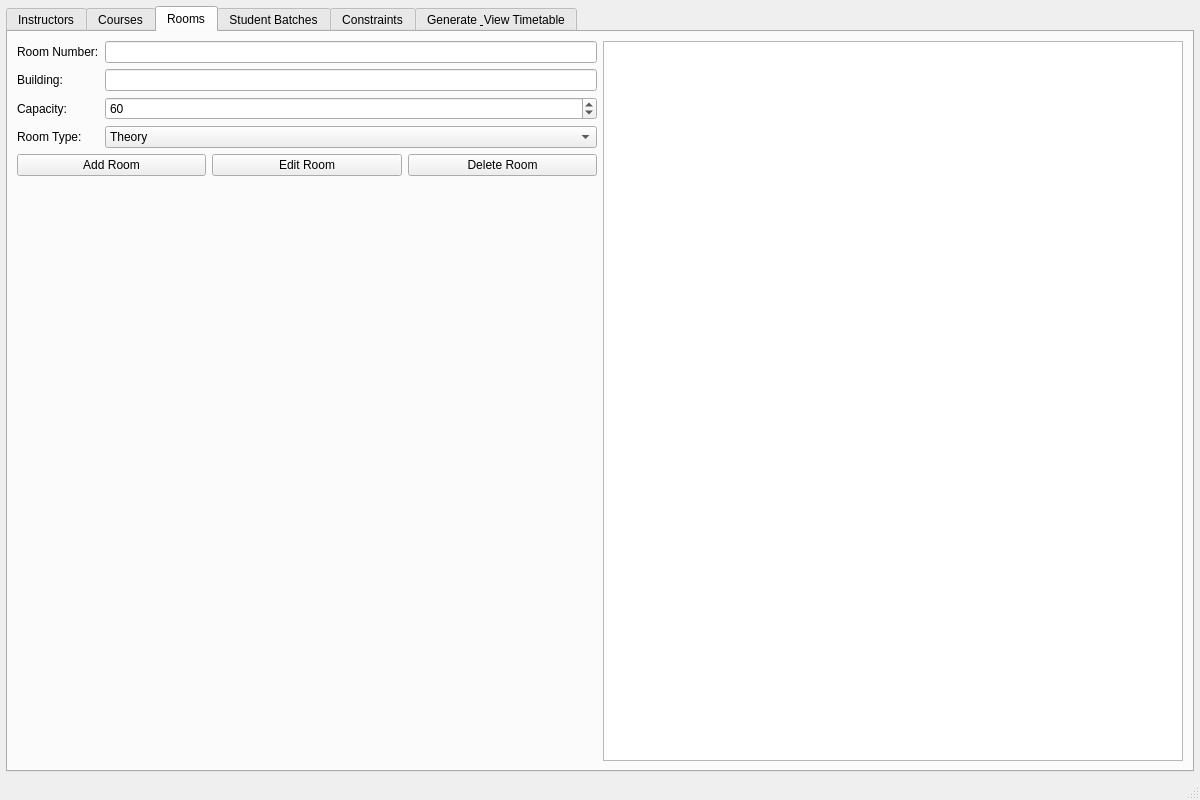
<?xml version="1.0" encoding="UTF-8"?>
<ui version="4.0">
 <class>MainWindow</class>
 <widget class="QMainWindow" name="MainWindow">
  <property name="geometry">
   <rect>
    <x>0</x>
    <y>0</y>
    <width>1200</width>
    <height>800</height>
   </rect>
  </property>
  <property name="windowTitle">
   <string>Routine Generator</string>
  </property>
  <widget class="QWidget" name="centralwidget">
   <layout class="QVBoxLayout" name="centralLayout">
    <property name="margin" stdset="0">
     <number>6</number>
    </property>
    <item>
     <widget class="QTabWidget" name="tabWidget">
      <property name="currentIndex">
       <number>2</number>
      </property>
      <widget class="QWidget" name="instTab">
       <attribute name="title">
        <string>Instructors</string>
       </attribute>
       <layout class="QHBoxLayout" name="instTabLayout">
        <item>
         <layout class="QVBoxLayout" name="instLeftLayout">
          <item>
           <layout class="QFormLayout" name="instForm">
            <item row="0" column="0">
             <widget class="QLabel" name="lblInstId">
              <property name="text">
               <string>Instructor ID:</string>
              </property>
             </widget>
            </item>
            <item row="0" column="1">
             <widget class="QLineEdit" name="instIdEdit"/>
            </item>
            <item row="1" column="0">
             <widget class="QLabel" name="lblInstName">
              <property name="text">
               <string>Instructor Name:</string>
              </property>
             </widget>
            </item>
            <item row="1" column="1">
             <widget class="QLineEdit" name="instNameEdit"/>
            </item>
            <item row="2" column="0">
             <widget class="QLabel" name="lblInstHours">
              <property name="text">
               <string>Max Weekly Hours:</string>
              </property>
             </widget>
            </item>
            <item row="2" column="1">
             <widget class="QSpinBox" name="instHoursSpin">
              <property name="minimum">
               <number>1</number>
              </property>
              <property name="maximum">
               <number>100</number>
              </property>
              <property name="value">
               <number>20</number>
              </property>
             </widget>
            </item>
            <item row="3" column="0">
             <widget class="QLabel" name="lblInstSubjectCount">
              <property name="text">
               <string>Number of Subjects:</string>
              </property>
             </widget>
            </item>
            <item row="3" column="1">
             <widget class="QSpinBox" name="instSubjectCountSpin">
              <property name="toolTip">
               <string>How many subjects will this instructor teach?</string>
              </property>
              <property name="minimum">
               <number>1</number>
              </property>
              <property name="maximum">
               <number>3</number>
              </property>
              <property name="value">
               <number>1</number>
              </property>
             </widget>
            </item>
           </layout>
          </item>
          <item>
           <layout class="QVBoxLayout" name="instSubjectLayout">
            <property name="spacing">
             <number>6</number>
            </property>
            <property name="margin" stdset="0">
             <number>0</number>
            </property>
           </layout>
          </item>
          <item>
           <layout class="QHBoxLayout" name="instBtnLayout">
            <item>
             <widget class="QPushButton" name="btnInstAdd">
              <property name="text">
               <string>Add Instructor</string>
              </property>
             </widget>
            </item>
            <item>
             <widget class="QPushButton" name="btnInstEdit">
              <property name="text">
               <string>Edit Instructor</string>
              </property>
             </widget>
            </item>
            <item>
             <widget class="QPushButton" name="btnInstDelete">
              <property name="text">
               <string>Delete Instructor</string>
              </property>
             </widget>
            </item>
           </layout>
          </item>
          <item>
           <spacer name="instSpacer">
            <property name="orientation">
             <enum>Qt::Orientation::Vertical</enum>
            </property>
            <property name="sizeHint" stdset="0">
             <size>
              <width>20</width>
              <height>40</height>
             </size>
            </property>
           </spacer>
          </item>
         </layout>
        </item>
        <item>
         <widget class="QListWidget" name="instList"/>
        </item>
       </layout>
      </widget>
      <widget class="QWidget" name="courseTab">
       <attribute name="title">
        <string>Courses</string>
       </attribute>
       <layout class="QHBoxLayout" name="courseTabLayout">
        <item>
         <layout class="QVBoxLayout" name="courseLeftLayout">
          <item>
           <layout class="QFormLayout" name="courseForm">
            <item row="0" column="0">
             <widget class="QLabel" name="lblCourseCode">
              <property name="text">
               <string>Course Code:</string>
              </property>
             </widget>
            </item>
            <item row="0" column="1">
             <widget class="QLineEdit" name="courseCodeEdit"/>
            </item>
            <item row="1" column="0">
             <widget class="QLabel" name="lblCourseName">
              <property name="text">
               <string>Course Name:</string>
              </property>
             </widget>
            </item>
            <item row="1" column="1">
             <widget class="QLineEdit" name="courseNameEdit"/>
            </item>
            <item row="2" column="0">
             <widget class="QLabel" name="lblCourseHours">
              <property name="text">
               <string>Credit Hours:</string>
              </property>
             </widget>
            </item>
            <item row="2" column="1">
             <widget class="QSpinBox" name="courseHoursSpin">
              <property name="minimum">
               <number>1</number>
              </property>
              <property name="maximum">
               <number>20</number>
              </property>
              <property name="value">
               <number>3</number>
              </property>
             </widget>
            </item>
           </layout>
          </item>
          <item>
           <layout class="QHBoxLayout" name="courseBtnLayout">
            <item>
             <widget class="QPushButton" name="btnCourseAdd">
              <property name="text">
               <string>Add Course</string>
              </property>
             </widget>
            </item>
            <item>
             <widget class="QPushButton" name="btnCourseEdit">
              <property name="text">
               <string>Edit Course</string>
              </property>
             </widget>
            </item>
            <item>
             <widget class="QPushButton" name="btnCourseDelete">
              <property name="text">
               <string>Delete Course</string>
              </property>
             </widget>
            </item>
           </layout>
          </item>
          <item>
           <spacer name="courseSpacer">
            <property name="orientation">
             <enum>Qt::Orientation::Vertical</enum>
            </property>
            <property name="sizeHint" stdset="0">
             <size>
              <width>20</width>
              <height>40</height>
             </size>
            </property>
           </spacer>
          </item>
         </layout>
        </item>
        <item>
         <widget class="QListWidget" name="courseList"/>
        </item>
       </layout>
      </widget>
      <widget class="QWidget" name="roomTab">
       <attribute name="title">
        <string>Rooms</string>
       </attribute>
       <layout class="QHBoxLayout" name="roomTabLayout">
        <item>
         <layout class="QVBoxLayout" name="roomLeftLayout">
          <item>
           <layout class="QFormLayout" name="roomForm">
            <item row="0" column="0">
             <widget class="QLabel" name="lblRoomId">
              <property name="text">
               <string>Room Number:</string>
              </property>
             </widget>
            </item>
            <item row="0" column="1">
             <widget class="QLineEdit" name="roomIdEdit"/>
            </item>
            <item row="1" column="0">
             <widget class="QLabel" name="lblRoomBuilding">
              <property name="text">
               <string>Building:</string>
              </property>
             </widget>
            </item>
            <item row="1" column="1">
             <widget class="QLineEdit" name="roomBuildingEdit"/>
            </item>
            <item row="2" column="0">
             <widget class="QLabel" name="lblRoomCap">
              <property name="text">
               <string>Capacity:</string>
              </property>
             </widget>
            </item>
            <item row="2" column="1">
             <widget class="QSpinBox" name="roomCapSpin">
              <property name="minimum">
               <number>1</number>
              </property>
              <property name="maximum">
               <number>500</number>
              </property>
              <property name="value">
               <number>60</number>
              </property>
             </widget>
            </item>
            <item row="3" column="0">
             <widget class="QLabel" name="lblRoomType">
              <property name="text">
               <string>Room Type:</string>
              </property>
             </widget>
            </item>
            <item row="3" column="1">
             <widget class="QComboBox" name="roomTypeCombo">
              <item>
               <property name="text">
                <string>Theory</string>
               </property>
              </item>
              <item>
               <property name="text">
                <string>Lab</string>
               </property>
              </item>
              <item>
               <property name="text">
                <string>Auditorium</string>
               </property>
              </item>
             </widget>
            </item>
           </layout>
          </item>
          <item>
           <layout class="QHBoxLayout" name="roomBtnLayout">
            <item>
             <widget class="QPushButton" name="btnRoomAdd">
              <property name="text">
               <string>Add Room</string>
              </property>
             </widget>
            </item>
            <item>
             <widget class="QPushButton" name="btnRoomEdit">
              <property name="text">
               <string>Edit Room</string>
              </property>
             </widget>
            </item>
            <item>
             <widget class="QPushButton" name="btnRoomDelete">
              <property name="text">
               <string>Delete Room</string>
              </property>
             </widget>
            </item>
           </layout>
          </item>
          <item>
           <spacer name="roomSpacer">
            <property name="orientation">
             <enum>Qt::Orientation::Vertical</enum>
            </property>
            <property name="sizeHint" stdset="0">
             <size>
              <width>20</width>
              <height>40</height>
             </size>
            </property>
           </spacer>
          </item>
         </layout>
        </item>
        <item>
         <widget class="QListWidget" name="roomList"/>
        </item>
       </layout>
      </widget>
      <widget class="QWidget" name="batchTab">
       <attribute name="title">
        <string>Student Batches</string>
       </attribute>
       <layout class="QHBoxLayout" name="batchTabLayout">
        <item>
         <layout class="QVBoxLayout" name="batchLeftLayout">
          <item>
           <layout class="QFormLayout" name="batchForm">
            <item row="0" column="0">
             <widget class="QLabel" name="lblBatchId">
              <property name="text">
               <string>Batch Name:</string>
              </property>
             </widget>
            </item>
            <item row="0" column="1">
             <widget class="QLineEdit" name="batchIdEdit"/>
            </item>
            <item row="1" column="0">
             <widget class="QLabel" name="lblBatchDept">
              <property name="text">
               <string>Department:</string>
              </property>
             </widget>
            </item>
            <item row="1" column="1">
             <widget class="QLineEdit" name="batchDeptEdit"/>
            </item>
            <item row="2" column="0">
             <widget class="QLabel" name="lblBatchStrength">
              <property name="text">
               <string>Strength:</string>
              </property>
             </widget>
            </item>
            <item row="2" column="1">
             <widget class="QSpinBox" name="batchStrengthSpin">
              <property name="minimum">
               <number>1</number>
              </property>
              <property name="maximum">
               <number>200</number>
              </property>
              <property name="value">
               <number>45</number>
              </property>
             </widget>
            </item>
            <item row="3" column="0">
             <widget class="QLabel" name="lblBatchProg">
              <property name="text">
               <string>Program:</string>
              </property>
             </widget>
            </item>
            <item row="3" column="1">
             <widget class="QComboBox" name="batchProgCombo">
              <item>
               <property name="text">
                <string>BIT</string>
               </property>
              </item>
              <item>
               <property name="text">
                <string>BCE</string>
               </property>
              </item>
              <item>
               <property name="text">
                <string>BCS</string>
               </property>
              </item>
             </widget>
            </item>
           </layout>
          </item>
          <item>
           <layout class="QHBoxLayout" name="batchBtnLayout">
            <item>
             <widget class="QPushButton" name="btnBatchAdd">
              <property name="text">
               <string>Add Batch</string>
              </property>
             </widget>
            </item>
            <item>
             <widget class="QPushButton" name="btnBatchEdit">
              <property name="text">
               <string>Edit Batch</string>
              </property>
             </widget>
            </item>
            <item>
             <widget class="QPushButton" name="btnBatchDelete">
              <property name="text">
               <string>Delete Batch</string>
              </property>
             </widget>
            </item>
           </layout>
          </item>
          <item>
           <spacer name="batchSpacer">
            <property name="orientation">
             <enum>Qt::Orientation::Vertical</enum>
            </property>
            <property name="sizeHint" stdset="0">
             <size>
              <width>20</width>
              <height>40</height>
             </size>
            </property>
           </spacer>
          </item>
         </layout>
        </item>
        <item>
         <widget class="QListWidget" name="batchList"/>
        </item>
       </layout>
      </widget>
      <widget class="QWidget" name="constraintsTab">
       <attribute name="title">
        <string>Constraints</string>
       </attribute>
       <layout class="QHBoxLayout" name="constraintsTabLayout">
        <item>
         <widget class="QSplitter" name="constraintsSplitter">
          <property name="orientation">
           <enum>Qt::Orientation::Horizontal</enum>
          </property>
          <widget class="QScrollArea" name="constraintsScroll">
           <property name="frameShape">
            <enum>QFrame::Shape::NoFrame</enum>
           </property>
           <property name="horizontalScrollBarPolicy">
            <enum>Qt::ScrollBarPolicy::ScrollBarAsNeeded</enum>
           </property>
           <property name="widgetResizable">
            <bool>true</bool>
           </property>
           <widget class="QWidget" name="constraintsInner">
            <property name="geometry">
             <rect>
              <x>0</x>
              <y>0</y>
              <width>778</width>
              <height>812</height>
             </rect>
            </property>
            <layout class="QVBoxLayout" name="constraintsInnerLayout">
             <property name="spacing">
              <number>16</number>
             </property>
             <property name="leftMargin">
              <number>10</number>
             </property>
             <property name="topMargin">
              <number>10</number>
             </property>
             <property name="rightMargin">
              <number>20</number>
             </property>
             <property name="bottomMargin">
              <number>10</number>
             </property>
             <item>
              <widget class="QLabel" name="constraintsHeaderLbl">
               <property name="styleSheet">
                <string>font-size: 18px; font-weight: bold;</string>
               </property>
               <property name="text">
                <string>⚙  Constraints &amp; Rules</string>
               </property>
              </widget>
             </item>
             <item>
              <widget class="QLabel" name="constraintsSubLbl">
               <property name="text">
                <string>Configure scheduling constraints and run a feasibility check before generating the timetable.</string>
               </property>
               <property name="wordWrap">
                <bool>true</bool>
               </property>
              </widget>
             </item>
             <item>
              <widget class="QGroupBox" name="daysGroup">
               <property name="title">
                <string>Working Days  (unchecked = holiday, sessions never placed)</string>
               </property>
               <layout class="QGridLayout" name="daysLayout">
                <property name="spacing">
                 <number>8</number>
                </property>
                <item row="0" column="0">
                 <widget class="QCheckBox" name="dayCheck0">
                  <property name="text">
                   <string>Sun</string>
                  </property>
                  <property name="checked">
                   <bool>true</bool>
                  </property>
                 </widget>
                </item>
                <item row="0" column="1">
                 <widget class="QCheckBox" name="dayCheck1">
                  <property name="text">
                   <string>Mon</string>
                  </property>
                  <property name="checked">
                   <bool>true</bool>
                  </property>
                 </widget>
                </item>
                <item row="0" column="2">
                 <widget class="QCheckBox" name="dayCheck2">
                  <property name="text">
                   <string>Tue</string>
                  </property>
                  <property name="checked">
                   <bool>true</bool>
                  </property>
                 </widget>
                </item>
                <item row="0" column="3">
                 <widget class="QCheckBox" name="dayCheck3">
                  <property name="text">
                   <string>Wed</string>
                  </property>
                  <property name="checked">
                   <bool>true</bool>
                  </property>
                 </widget>
                </item>
                <item row="1" column="0">
                 <widget class="QCheckBox" name="dayCheck4">
                  <property name="text">
                   <string>Thu</string>
                  </property>
                  <property name="checked">
                   <bool>true</bool>
                  </property>
                 </widget>
                </item>
                <item row="1" column="1">
                 <widget class="QCheckBox" name="dayCheck5">
                  <property name="text">
                   <string>Fri</string>
                  </property>
                  <property name="checked">
                   <bool>true</bool>
                  </property>
                 </widget>
                </item>
                <item row="1" column="2">
                 <widget class="QCheckBox" name="dayCheck6">
                  <property name="text">
                   <string>Sat</string>
                  </property>
                  <property name="checked">
                   <bool>false</bool>
                  </property>
                 </widget>
                </item>
               </layout>
              </widget>
             </item>
             <item>
              <widget class="QGroupBox" name="timeGroup">
               <property name="title">
                <string>Daily Time Window</string>
               </property>
               <layout class="QVBoxLayout" name="timeGroupLayout">
                <item>
                 <layout class="QHBoxLayout" name="timeRow1">
                  <item>
                   <widget class="QLabel" name="lblDayStart">
                    <property name="text">
                     <string>Day Start:</string>
                    </property>
                   </widget>
                  </item>
                  <item>
                   <widget class="QTimeEdit" name="dayStartEdit">
                    <property name="displayFormat">
                     <string>HH:mm</string>
                    </property>
                    <property name="time">
                     <time>
                      <hour>9</hour>
                      <minute>0</minute>
                      <second>0</second>
                     </time>
                    </property>
                   </widget>
                  </item>
                  <item>
                   <spacer name="timeRow1Spacer1">
                    <property name="orientation">
                     <enum>Qt::Orientation::Horizontal</enum>
                    </property>
                    <property name="sizeType">
                     <enum>QSizePolicy::Policy::Fixed</enum>
                    </property>
                    <property name="sizeHint" stdset="0">
                     <size>
                      <width>15</width>
                      <height>0</height>
                     </size>
                    </property>
                   </spacer>
                  </item>
                  <item>
                   <widget class="QLabel" name="lblDayEnd">
                    <property name="text">
                     <string>Day End:</string>
                    </property>
                   </widget>
                  </item>
                  <item>
                   <widget class="QTimeEdit" name="dayEndEdit">
                    <property name="displayFormat">
                     <string>HH:mm</string>
                    </property>
                    <property name="time">
                     <time>
                      <hour>17</hour>
                      <minute>0</minute>
                      <second>0</second>
                     </time>
                    </property>
                   </widget>
                  </item>
                  <item>
                   <spacer name="timeRow1Stretch">
                    <property name="orientation">
                     <enum>Qt::Orientation::Horizontal</enum>
                    </property>
                    <property name="sizeHint" stdset="0">
                     <size>
                      <width>40</width>
                      <height>0</height>
                     </size>
                    </property>
                   </spacer>
                  </item>
                 </layout>
                </item>
                <item>
                 <layout class="QHBoxLayout" name="timeRow2">
                  <item>
                   <widget class="QCheckBox" name="lunchEnabledCheck">
                    <property name="text">
                     <string>Enable Lunch Break</string>
                    </property>
                    <property name="checked">
                     <bool>true</bool>
                    </property>
                   </widget>
                  </item>
                  <item>
                   <spacer name="timeRow2Spacer1">
                    <property name="orientation">
                     <enum>Qt::Orientation::Horizontal</enum>
                    </property>
                    <property name="sizeType">
                     <enum>QSizePolicy::Policy::Fixed</enum>
                    </property>
                    <property name="sizeHint" stdset="0">
                     <size>
                      <width>15</width>
                      <height>0</height>
                     </size>
                    </property>
                   </spacer>
                  </item>
                  <item>
                   <widget class="QLabel" name="lblLunchStart">
                    <property name="text">
                     <string>Lunch Start:</string>
                    </property>
                   </widget>
                  </item>
                  <item>
                   <widget class="QTimeEdit" name="lunchStartEdit">
                    <property name="displayFormat">
                     <string>HH:mm</string>
                    </property>
                    <property name="time">
                     <time>
                      <hour>13</hour>
                      <minute>0</minute>
                      <second>0</second>
                     </time>
                    </property>
                   </widget>
                  </item>
                  <item>
                   <spacer name="timeRow2Spacer2">
                    <property name="orientation">
                     <enum>Qt::Orientation::Horizontal</enum>
                    </property>
                    <property name="sizeType">
                     <enum>QSizePolicy::Policy::Fixed</enum>
                    </property>
                    <property name="sizeHint" stdset="0">
                     <size>
                      <width>15</width>
                      <height>0</height>
                     </size>
                    </property>
                   </spacer>
                  </item>
                  <item>
                   <widget class="QLabel" name="lblLunchEnd">
                    <property name="text">
                     <string>Lunch End:</string>
                    </property>
                   </widget>
                  </item>
                  <item>
                   <widget class="QTimeEdit" name="lunchEndEdit">
                    <property name="displayFormat">
                     <string>HH:mm</string>
                    </property>
                    <property name="time">
                     <time>
                      <hour>14</hour>
                      <minute>0</minute>
                      <second>0</second>
                     </time>
                    </property>
                   </widget>
                  </item>
                  <item>
                   <spacer name="timeRow2Stretch">
                    <property name="orientation">
                     <enum>Qt::Orientation::Horizontal</enum>
                    </property>
                    <property name="sizeHint" stdset="0">
                     <size>
                      <width>40</width>
                      <height>0</height>
                     </size>
                    </property>
                   </spacer>
                  </item>
                 </layout>
                </item>
                <item>
                 <widget class="QLabel" name="capacityLabel">
                  <property name="text">
                   <string>Available capacity: —</string>
                  </property>
                 </widget>
                </item>
               </layout>
              </widget>
             </item>
             <item>
              <widget class="QGroupBox" name="rulesGroup">
               <property name="title">
                <string>Scheduling Rules</string>
               </property>
               <layout class="QVBoxLayout" name="rulesLayout">
                <property name="spacing">
                 <number>10</number>
                </property>
                <item>
                 <widget class="QCheckBox" name="ruleNoInstDoubleBook">
                  <property name="toolTip">
                   <string>Same instructor cannot be in two places at the same time</string>
                  </property>
                  <property name="text">
                   <string>No Instructor Clash</string>
                  </property>
                  <property name="checked">
                   <bool>true</bool>
                  </property>
                 </widget>
                </item>
                <item>
                 <widget class="QCheckBox" name="ruleNoRoomDoubleBook">
                  <property name="toolTip">
                   <string>Same room cannot hold two sessions at the same time</string>
                  </property>
                  <property name="text">
                   <string>No Room Clash</string>
                  </property>
                  <property name="checked">
                   <bool>true</bool>
                  </property>
                 </widget>
                </item>
                <item>
                 <widget class="QCheckBox" name="ruleNoBatchClash">
                  <property name="toolTip">
                   <string>Same batch cannot have two sessions at the same time</string>
                  </property>
                  <property name="text">
                   <string>No Batch Clash</string>
                  </property>
                  <property name="checked">
                   <bool>true</bool>
                  </property>
                 </widget>
                </item>
                <item>
                 <widget class="QCheckBox" name="ruleInstDayGap">
                  <property name="toolTip">
                   <string>Instructor needs at least one gap day between teaching days</string>
                  </property>
                  <property name="text">
                   <string>Instructor Day Gap</string>
                  </property>
                  <property name="checked">
                   <bool>true</bool>
                  </property>
                 </widget>
                </item>
                <item>
                 <widget class="QCheckBox" name="ruleNoSameSubjectConsec">
                  <property name="toolTip">
                   <string>A course can't repeat on back-to-back days for the same batch</string>
                  </property>
                  <property name="text">
                   <string>Subject Day Gap</string>
                  </property>
                  <property name="checked">
                   <bool>true</bool>
                  </property>
                 </widget>
                </item>
                <item>
                 <widget class="QCheckBox" name="ruleMaxWeeklyHours">
                  <property name="toolTip">
                   <string>No instructor exceeds their configured weekly hour limit</string>
                  </property>
                  <property name="text">
                   <string>Max Weekly Hours</string>
                  </property>
                  <property name="checked">
                   <bool>true</bool>
                  </property>
                 </widget>
                </item>
                <item>
                 <layout class="QHBoxLayout" name="consecRow">
                  <property name="leftMargin">
                   <number>0</number>
                  </property>
                  <property name="topMargin">
                   <number>0</number>
                  </property>
                  <property name="rightMargin">
                   <number>0</number>
                  </property>
                  <property name="bottomMargin">
                   <number>0</number>
                  </property>
                  <item>
                   <widget class="QCheckBox" name="ruleMaxConsecHoursEnabled">
                    <property name="toolTip">
                     <string>Caps consecutive teaching hours per instructor per day</string>
                    </property>
                    <property name="text">
                     <string>Max Daily Hours</string>
                    </property>
                    <property name="checked">
                     <bool>true</bool>
                    </property>
                   </widget>
                  </item>
                  <item>
                   <widget class="QSpinBox" name="maxConsecHoursSpin">
                    <property name="minimum">
                     <number>1</number>
                    </property>
                    <property name="maximum">
                     <number>12</number>
                    </property>
                    <property name="value">
                     <number>3</number>
                    </property>
                   </widget>
                  </item>
                  <item>
                   <spacer name="consecStretch">
                    <property name="orientation">
                     <enum>Qt::Orientation::Horizontal</enum>
                    </property>
                    <property name="sizeHint" stdset="0">
                     <size>
                      <width>40</width>
                      <height>0</height>
                     </size>
                    </property>
                   </spacer>
                  </item>
                 </layout>
                </item>
                <item>
                 <widget class="QCheckBox" name="ruleSubjectLock">
                  <property name="enabled">
                   <bool>false</bool>
                  </property>
                  <property name="toolTip">
                   <string>Instructors only teach their assigned subject(s) — always on, core to the data model</string>
                  </property>
                  <property name="text">
                   <string>Subject Lock (Locked)</string>
                  </property>
                  <property name="checked">
                   <bool>true</bool>
                  </property>
                 </widget>
                </item>
               </layout>
              </widget>
             </item>
             <item>
              <widget class="QPushButton" name="btnValidate">
               <property name="text">
                <string>✔  Validate Constraints</string>
               </property>
              </widget>
             </item>
             <item>
              <spacer name="constraintsBottomSpacer">
               <property name="orientation">
                <enum>Qt::Orientation::Vertical</enum>
               </property>
               <property name="sizeHint" stdset="0">
                <size>
                 <width>20</width>
                 <height>40</height>
                </size>
               </property>
              </spacer>
             </item>
            </layout>
           </widget>
          </widget>
          <widget class="QWidget" name="constraintsRightPanel">
           <layout class="QVBoxLayout" name="constraintsRightLayout">
            <property name="leftMargin">
             <number>10</number>
            </property>
            <property name="topMargin">
             <number>10</number>
            </property>
            <property name="rightMargin">
             <number>10</number>
            </property>
            <property name="bottomMargin">
             <number>10</number>
            </property>
            <item>
             <widget class="QLabel" name="validationOutputLbl">
              <property name="styleSheet">
               <string>font-size: 14px; font-weight: bold;</string>
              </property>
              <property name="text">
               <string>Validation Results:</string>
              </property>
             </widget>
            </item>
            <item>
             <widget class="QTextEdit" name="validationOutput">
              <property name="readOnly">
               <bool>true</bool>
              </property>
              <property name="placeholderText">
               <string>Click &quot;Validate Constraints&quot; to run a feasibility check...</string>
              </property>
             </widget>
            </item>
           </layout>
          </widget>
         </widget>
        </item>
       </layout>
      </widget>
      <widget class="QWidget" name="timetableTab">
       <attribute name="title">
        <string>Generate &amp; View Timetable</string>
       </attribute>
       <layout class="QHBoxLayout" name="timetableTabLayout">
        <item>
         <layout class="QVBoxLayout" name="timetableLeftLayout">
          <item>
           <widget class="QPushButton" name="btnOpenAddDialog">
            <property name="text">
             <string>+ Add Class Session</string>
            </property>
           </widget>
          </item>
          <item>
           <spacer name="ttSpacer1">
            <property name="orientation">
             <enum>Qt::Orientation::Vertical</enum>
            </property>
            <property name="sizeType">
             <enum>QSizePolicy::Policy::Fixed</enum>
            </property>
            <property name="sizeHint" stdset="0">
             <size>
              <width>0</width>
              <height>10</height>
             </size>
            </property>
           </spacer>
          </item>
          <item>
           <widget class="QPushButton" name="btnAutoGenerate">
            <property name="enabled">
             <bool>false</bool>
            </property>
            <property name="text">
             <string>Auto Generate Routine</string>
            </property>
           </widget>
          </item>
          <item>
           <widget class="QLabel" name="genStatusLabel">
            <property name="styleSheet">
             <string>color: #C25B3A; font-size: 12px;</string>
            </property>
            <property name="text">
             <string>⚠  Validate constraints first (Constraints tab) before generating.</string>
            </property>
            <property name="wordWrap">
             <bool>true</bool>
            </property>
           </widget>
          </item>
          <item>
           <spacer name="ttSpacer2">
            <property name="orientation">
             <enum>Qt::Orientation::Vertical</enum>
            </property>
            <property name="sizeType">
             <enum>QSizePolicy::Policy::Fixed</enum>
            </property>
            <property name="sizeHint" stdset="0">
             <size>
              <width>0</width>
              <height>10</height>
             </size>
            </property>
           </spacer>
          </item>
          <item>
           <widget class="QPushButton" name="btnSessionDelete">
            <property name="text">
             <string>Delete Class Session</string>
            </property>
           </widget>
          </item>
          <item>
           <spacer name="ttSpacer3">
            <property name="orientation">
             <enum>Qt::Orientation::Vertical</enum>
            </property>
            <property name="sizeType">
             <enum>QSizePolicy::Policy::Fixed</enum>
            </property>
            <property name="sizeHint" stdset="0">
             <size>
              <width>0</width>
              <height>30</height>
             </size>
            </property>
           </spacer>
          </item>
          <item>
           <widget class="QPushButton" name="btnResetAllData">
            <property name="text">
             <string>Reset All Data</string>
            </property>
           </widget>
          </item>
          <item>
           <spacer name="ttBottomSpacer">
            <property name="orientation">
             <enum>Qt::Orientation::Vertical</enum>
            </property>
            <property name="sizeHint" stdset="0">
             <size>
              <width>20</width>
              <height>40</height>
             </size>
            </property>
           </spacer>
          </item>
         </layout>
        </item>
        <item>
         <layout class="QVBoxLayout" name="timetableRightLayout">
          <item>
           <widget class="QTabWidget" name="timetableSubTabs">
            <property name="currentIndex">
             <number>0</number>
            </property>
            <widget class="QWidget" name="flatTab">
             <attribute name="title">
              <string>Schedule</string>
             </attribute>
             <layout class="QVBoxLayout" name="flatTabLayout">
              <property name="margin" stdset="0">
               <number>0</number>
              </property>
              <item>
               <widget class="QTableWidget" name="timetableTable">
                <property name="editTriggers">
                 <set>QAbstractItemView::EditTrigger::NoEditTriggers</set>
                </property>
                <column>
                 <property name="text">
                  <string>Day</string>
                 </property>
                </column>
                <column>
                 <property name="text">
                  <string>Time</string>
                 </property>
                </column>
                <column>
                 <property name="text">
                  <string>Course</string>
                 </property>
                </column>
                <column>
                 <property name="text">
                  <string>Instructor</string>
                 </property>
                </column>
                <column>
                 <property name="text">
                  <string>Room</string>
                 </property>
                </column>
                <column>
                 <property name="text">
                  <string>Batch</string>
                 </property>
                </column>
                <column>
                 <property name="text">
                  <string>Duration</string>
                 </property>
                </column>
               </widget>
              </item>
             </layout>
            </widget>
            <widget class="QWidget" name="gridTab">
             <attribute name="title">
              <string>Grid View</string>
             </attribute>
             <layout class="QVBoxLayout" name="gridTabLayout">
              <property name="leftMargin">
               <number>0</number>
              </property>
              <property name="topMargin">
               <number>8</number>
              </property>
              <property name="rightMargin">
               <number>0</number>
              </property>
              <property name="bottomMargin">
               <number>0</number>
              </property>
              <item>
               <layout class="QHBoxLayout" name="gridHeaderLayout">
                <item>
                 <widget class="QLabel" name="lblDisplayBatch">
                  <property name="styleSheet">
                   <string>color: #A83A28; font-weight: bold;</string>
                  </property>
                  <property name="text">
                   <string>Display Batch:</string>
                  </property>
                 </widget>
                </item>
                <item>
                 <widget class="QComboBox" name="viewBatchCombo">
                  <item>
                   <property name="text">
                    <string>-- Select Batch to View --</string>
                   </property>
                  </item>
                 </widget>
                </item>
                <item>
                 <widget class="QPushButton" name="btnRefreshGrid">
                  <property name="text">
                   <string>Refresh Grid</string>
                  </property>
                 </widget>
                </item>
                <item>
                 <spacer name="gridHeaderStretch">
                  <property name="orientation">
                   <enum>Qt::Orientation::Horizontal</enum>
                  </property>
                  <property name="sizeHint" stdset="0">
                   <size>
                    <width>40</width>
                    <height>0</height>
                   </size>
                  </property>
                 </spacer>
                </item>
               </layout>
              </item>
              <item>
               <widget class="QTableWidget" name="timetableGrid">
                <property name="editTriggers">
                 <set>QAbstractItemView::EditTrigger::NoEditTriggers</set>
                </property>
               </widget>
              </item>
             </layout>
            </widget>
           </widget>
          </item>
         </layout>
        </item>
       </layout>
      </widget>
     </widget>
    </item>
   </layout>
  </widget>
  <widget class="QMenuBar" name="menubar">
   <property name="geometry">
    <rect>
     <x>0</x>
     <y>0</y>
     <width>1200</width>
     <height>25</height>
    </rect>
   </property>
  </widget>
  <widget class="QStatusBar" name="statusbar"/>
 </widget>
 <resources/>
 <connections/>
</ui>
